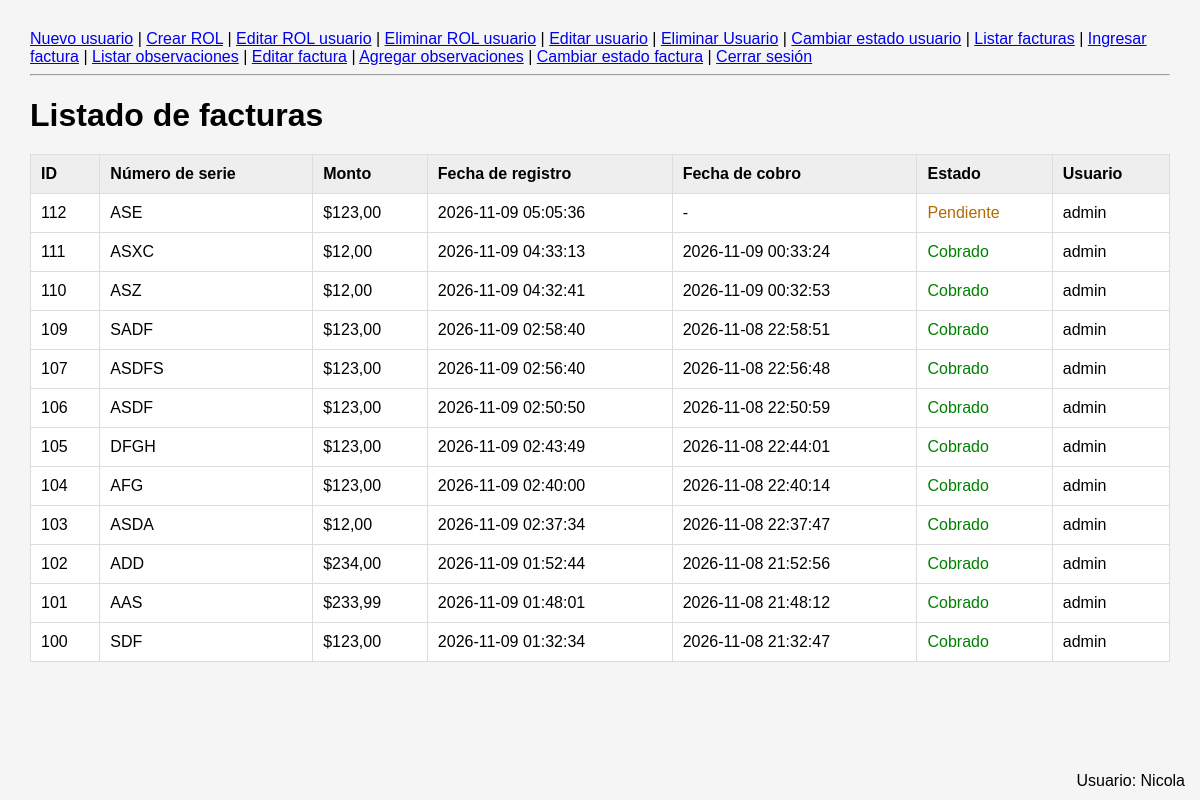
Before: /Panaderia/facturas.php (signed in) with the older database file.
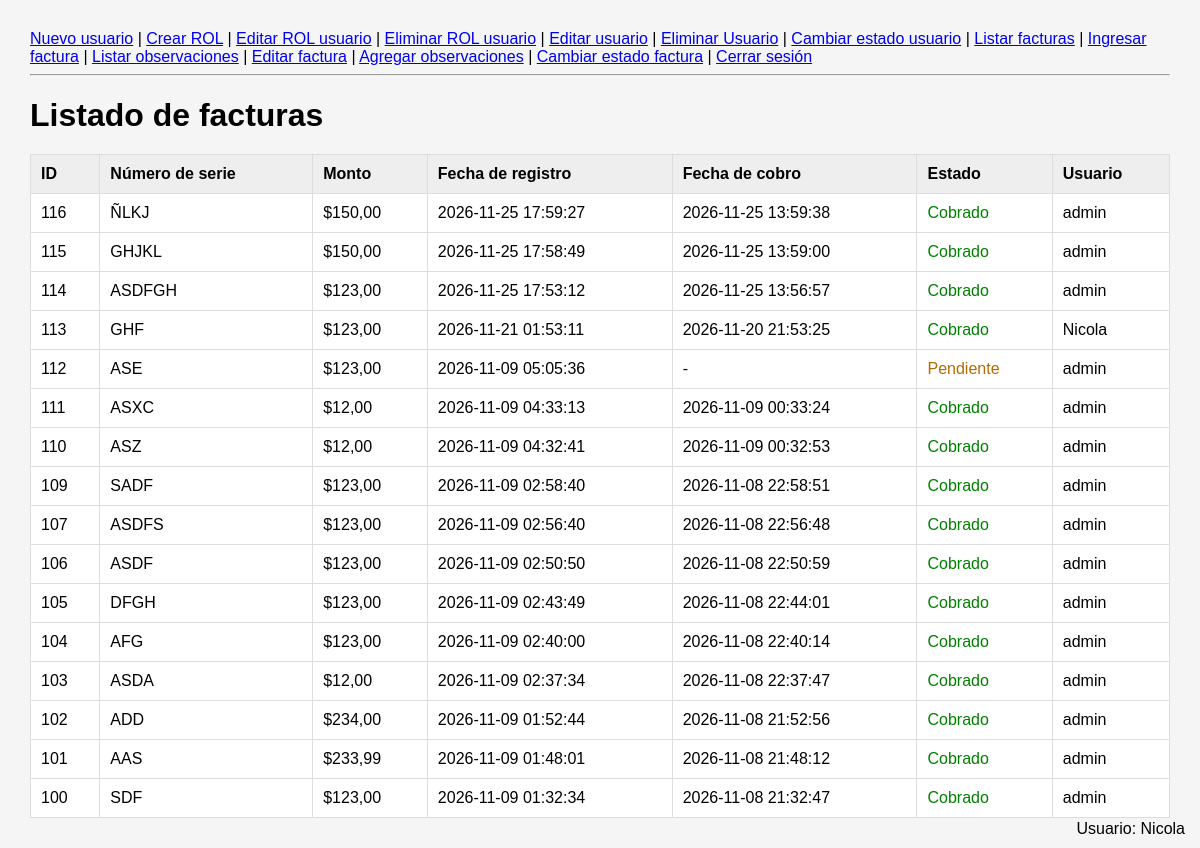
After: the same page with the newer database file.
### tables this page shows
CREATE TABLE `factura` (
  `id` int(10) UNSIGNED NOT NULL,
  `numero_serie` varchar(20) NOT NULL,
  `monto` decimal(8,2) NOT NULL,
  `fecha_registro` datetime NOT NULL,
  `fecha_cobro` datetime DEFAULT NULL,
  `estado` enum('Cobrado','Pendiente','Anulada') NOT NULL DEFAULT 'Pendiente',
  `id_usuario_registro` smallint(5) UNSIGNED NOT NULL,
  `id_usuario_asignado` smallint(5) UNSIGNED DEFAULT NULL
);

CREATE TABLE `usuario` (
  `id` smallint(5) UNSIGNED NOT NULL,
  `usuario` varchar(32) NOT NULL,
  `contrasenia` varchar(255) NOT NULL,
  `activo` tinyint(1) NOT NULL DEFAULT 1,
  `id_ROL` tinyint(3) UNSIGNED NOT NULL
);

### Panaderia/facturas.php (the view, shortened to what this page needs)
<?php
require_once "conexion.php";
$sql = "SELECT
            factura.id,
            factura.numero_serie,
            factura.monto,
            factura.fecha_registro,
            factura.fecha_cobro,
            factura.estado,
            usuario.usuario AS usuario
        FROM factura
        INNER JOIN usuario
            ON factura.id_USUARIO_registro = usuario.id
        ORDER BY factura.fecha_registro DESC";
$stmt = $conexion->prepare($sql);
$stmt->execute();
$facturas = $stmt->fetchAll(PDO::FETCH_ASSOC);
?>
<!DOCTYPE html>
<html lang="es">
<head>
    <link rel="stylesheet" href="estilo.css">
</head>
<body>
<?php require_once "menu.php"; ?>
<h1>Listado de facturas</h1>
<table>
    <thead>
        <tr>
            <th>ID</th>
            <th>Número de serie</th>
            <th>Monto</th>
            <th>Fecha de registro</th>
            <th>Fecha de cobro</th>
            <th>Estado</th>
            <th>Usuario</th>
        </tr>
    </thead>
    <tbody>
        <?php if (count($facturas) > 0): ?>
            <?php foreach ($facturas as $factura): ?>
                <tr>
                    <td>
                        <?= htmlspecialchars($factura["id"]) ?>
                    </td>
                    <td>
                        <?= htmlspecialchars($factura["numero_serie"]) ?>
                    </td>
                    <td>
                        $<?= number_format($factura["monto"], 2, ',', '.') ?>
                    </td>
                    <td>
                        <?= htmlspecialchars($factura["fecha_registro"]) ?>
                    </td>
                    <td>
                        <?= $factura["fecha_cobro"]
                            ? htmlspecialchars($factura["fecha_cobro"])
                            : "-" ?>
                    </td>
                    <td class="<?= htmlspecialchars($factura["estado"]) ?>">
                        <?= htmlspecialchars($factura["estado"]) ?>
                    </td>
                    <td>
                        <?= htmlspecialchars($factura["usuario"]) ?>
                    </td>
                </tr>
            <?php endforeach; ?>
        <?php endif; ?>
    </tbody>
</table>
</body>
</html>

Changed rows visible on the page:
added factura: id "116", numero_serie "ÑLKJ", monto "150,00", fecha_registro "2026-11-25 17:59:27", fecha_cobro "2026-11-25 13:59:38", estado "Cobrado", id_usuario_registro.usuario "admin"
added factura: id "115", numero_serie "GHJKL", monto "150,00", fecha_registro "2026-11-25 17:58:49", fecha_cobro "2026-11-25 13:59:00", estado "Cobrado", id_usuario_registro.usuario "admin"
added factura: id "114", numero_serie "ASDFGH", monto "123,00", fecha_registro "2026-11-25 17:53:12", fecha_cobro "2026-11-25 13:56:57", estado "Cobrado", id_usuario_registro.usuario "admin"
added factura: id "113", numero_serie "GHF", monto "123,00", fecha_registro "2026-11-21 01:53:11", fecha_cobro "2026-11-20 21:53:25", estado "Cobrado", id_usuario_registro.usuario "Nicola"
